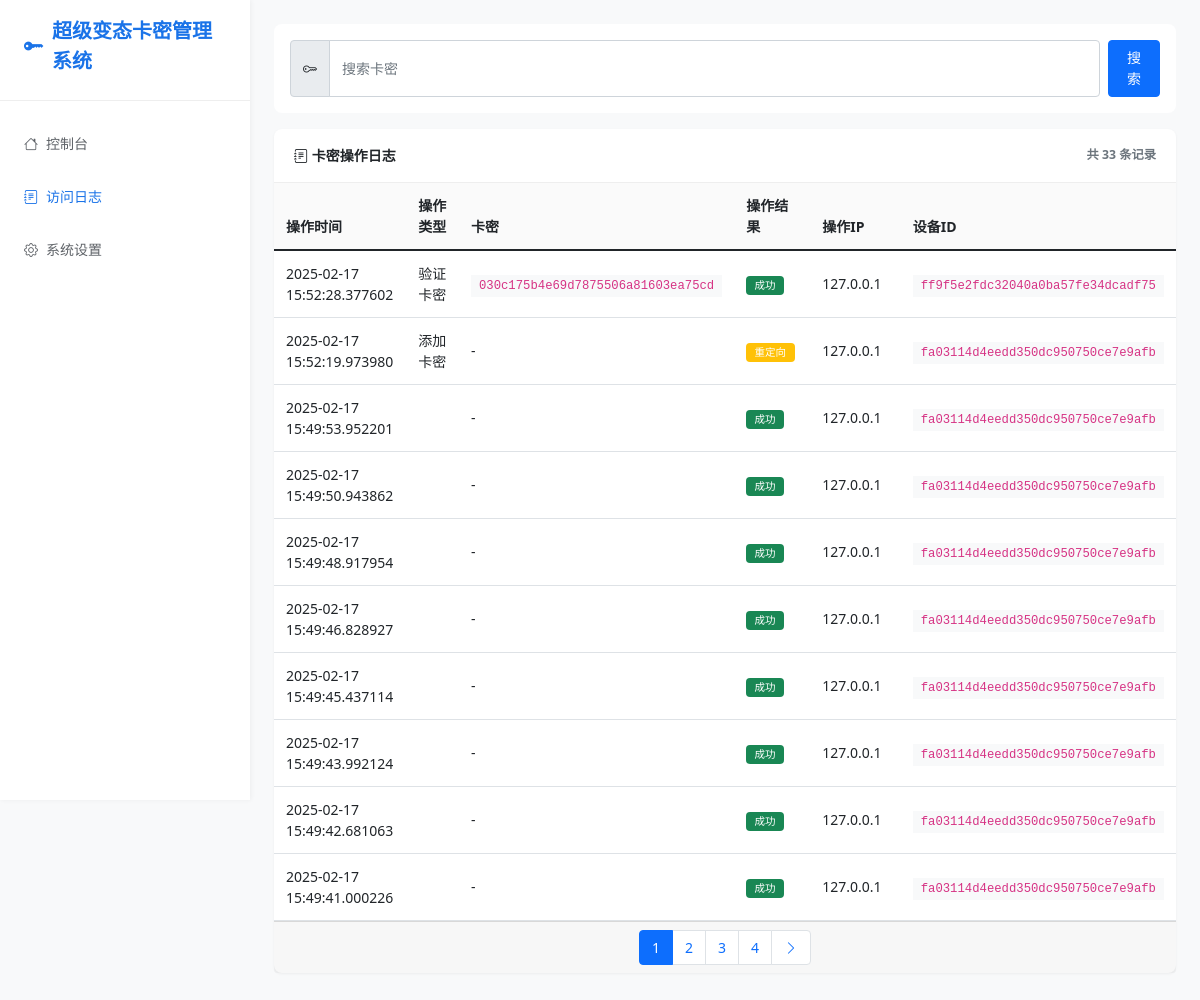
Page /logs on the committed database.
### app.py (models this page shows, shortened)
class AccessLog(db.Model):
    id = db.Column(db.Integer, primary_key=True)
    access_time = db.Column(db.DateTime, nullable=False, default=datetime.now)
    ip_address = db.Column(db.String(50), nullable=False)
    device_id = db.Column(db.String(32), nullable=False)
    path = db.Column(db.String(200), nullable=False)
    method = db.Column(db.String(10), nullable=False)
    status_code = db.Column(db.Integer, nullable=False)
    user_agent = db.Column(db.String(200))
    card_key = db.Column(db.String(32))  # 如果涉及卡密操作，记录相关卡密

### app.py (the view)
@app.route('/logs')
def view_logs():
    try:
        page = request.args.get('page', 1, type=int)
        per_page = settings.get('per_page', 10)
        card_key_filter = request.args.get('card_key', '').strip()
        query = AccessLog.query
        if card_key_filter:
            query = query.filter(AccessLog.card_key.like(f'%{card_key_filter}%'))
        query = query.order_by(AccessLog.access_time.desc())
        pagination = query.paginate(page=page, per_page=per_page, error_out=False)
        return render_template('logs.html',
                             logs=pagination.items,
                             pagination=pagination,
                             card_key_filter=card_key_filter,
                             settings=settings.settings)
    except Exception as e:
        error_logger.error(f"访问日志页面出错: {str(e)}", exc_info=True)
        return render_template('logs.html',
                             logs=[],
                             error="获取日志列表失败",
                             settings=settings.settings)

### app.py (called while the page is built, shortened)
@app.before_request
def log_request():
    try:
        card_operations = {
            '/api/verify_card': '验证卡密',
            '/add_card': '添加卡密',
            '/delete_card': '删除卡密',
            '/import_cards': '导入卡密',
            '/export_cards': '导出卡密'
        }
    except Exception as e:
        error_logger.error(f"记录访问日志出错: {str(e)}", exc_info=True)

@app.after_request
def update_log_status(response):
    try:
        if hasattr(g, 'log_id'):
            log = AccessLog.query.get(g.log_id)
            if log:
                log.status_code = response.status_code
                db.session.commit()
    except Exception as e:
        error_logger.error(f"更新日志状态出错: {str(e)}", exc_info=True)
    return response

    def get(self, key, default=None):
        return self.settings.get(key, default)

### templates/logs.html (shortened to what this page needs)
{% extends "base.html" %}
{% block content %}
<div class="toolbar">
    <div class="toolbar-item flex-grow-1">
        <form action="{{ url_for('view_logs') }}" method="GET" class="d-flex gap-2 w-100">
            <div class="input-group">
                <span class="input-group-text"><i class="bi bi-key"></i></span>
                <input type="text" class="form-control" name="card_key" placeholder="搜索卡密" value="{{ card_key_filter }}">
            </div>
            <button type="submit" class="btn btn-primary">搜索</button>
        </form>
    </div>
</div>
<div class="card">
    <div class="card-header d-flex justify-content-between align-items-center">
        <span><i class="bi bi-journal-text"></i> 卡密操作日志</span>
        <small class="text-muted">共 {{ pagination.total if pagination else 0 }} 条记录</small>
    </div>
    <div class="table-responsive">
        <table class="table table-hover">
            <thead>
                <tr>
                    <th style="width: 15%">操作时间</th>
                    <th style="width: 12%">操作类型</th>
                    <th style="width: 25%">卡密</th>
                    <th style="width: 10%">操作结果</th>
                    <th style="width: 13%">操作IP</th>
                    <th style="width: 25%">设备ID</th>
                </tr>
            </thead>
            <tbody>
                {% if logs %}
                    {% for log in logs %}
                    <tr>
                        <td>{{ log.access_time }}</td>
                        <td>
                            {% if log.path == '/api/verify_card' %}
                                验证卡密
                            {% elif log.path == '/add_card' %}
                                添加卡密
                            {% elif log.path == '/delete_card' %}
                                删除卡密
                            {% elif log.path == '/import_cards' %}
                                导入卡密
                            {% elif log.path == '/export_cards' %}
                                导出卡密
                            {% endif %}
                        </td>
                        <td>
                            {% if log.card_key %}
                            <code class="bg-light px-2 py-1">{{ log.card_key }}</code>
                            {% else %}
                            -
                            {% endif %}
                        </td>
                        <td>
                            <span class="badge {% if log.status_code < 300 %}bg-success{% elif log.status_code < 400 %}bg-warning{% else %}bg-danger{% endif %}">
                                {% if log.status_code < 300 %}成功
                                {% elif log.status_code < 400 %}重定向
                                {% else %}失败
                                {% endif %}
                            </span>
                        </td>
                        <td>{{ log.ip_address }}</td>
                        <td>
                            <code class="bg-light px-2 py-1">{{ log.device_id }}</code>
                        </td>
                    </tr>
                    {% endfor %}
                {% endif %}
            </tbody>
        </table>
    </div>
    {% if pagination and pagination.pages > 1 %}
    <div class="card-footer">
        <nav aria-label="Page navigation">
            <ul class="pagination justify-content-center m-0">
                {% for page in pagination.iter_pages() %}
                    {% if page %}
                        <li class="page-item {% if page == pagination.page %}active{% endif %}">
                            <a class="page-link" href="{{ url_for('view_logs', page=page, card_key=card_key_filter) }}">{{ page }}</a>
                        </li>
                    {% else %}
                        <li class="page-item disabled"><span class="page-link">...</span></li>
                    {% endif %}
                {% endfor %}
                {% if pagination.has_next %}
                    <li class="page-item">
                        <a class="page-link" href="{{ url_for('view_logs', page=pagination.next_num, card_key=card_key_filter) }}">
                            <i class="bi bi-chevron-right"></i>
                        </a>
                    </li>
                {% endif %}
            </ul>
        </nav>
    </div>
    {% endif %}
</div>
{% endblock %}

### templates/base.html (style rules this page uses)
:root { --primary-color: #1a73e8; --secondary-color: #5f6368; --success-color: #34a853; --warning-color: #fbbc05; --danger-color: #ea4335; --background-color: #f8f9fa; --sidebar-width: 250px; --header-height: 60px; --card-bg: #fff; }
body { background-color: var(--background-color); font-size: 0.875rem; }
.card { border: none; box-shadow: 0 1px 3px rgba(0,0,0,0.05); margin-bottom: 1rem; border-radius: 0.5rem; }
.card-header { background: none; padding: 1rem 1.25rem; border-bottom: 1px solid #eee; font-weight: 600; }
.form-control, .form-select, .btn { font-size: 0.875rem; padding: 0.4rem 0.75rem; }
.input-group-text { font-size: 0.875rem; padding: 0.4rem 0.75rem; }
.table { font-size: 0.875rem; margin-bottom: 0; }
.table th { font-weight: 600; background: #fafafa; padding: 0.75rem; }
.table td { padding: 0.75rem; vertical-align: middle; }
.badge { padding: 0.4em 0.8em; font-weight: 500; }
.toolbar { background: var(--card-bg); padding: 1rem; border-radius: 0.5rem; margin-bottom: 1rem; display: flex; gap: 1rem; align-items: center; }
.toolbar-item { display: flex; align-items: center; gap: 0.5rem; }

### rows in the picture
AccessLog: access_time "2025-02-17 15:52:28.377602", path "验证卡密", card_key "030c175b4e69d7875506a81603ea75cd", status_code "成功", ip_address "127.0.0.1", device_id "ff9f5e2fdc32040a0ba57fe34dcadf75"
AccessLog: access_time "2025-02-17 15:52:19.973980", path "添加卡密", status_code "重定向", ip_address "127.0.0.1", device_id "fa03114d4eedd350dc950750ce7e9afb"
AccessLog: access_time "2025-02-17 15:49:53.952201", status_code "成功", ip_address "127.0.0.1", device_id "fa03114d4eedd350dc950750ce7e9afb"
AccessLog: access_time "2025-02-17 15:49:50.943862", status_code "成功", ip_address "127.0.0.1", device_id "fa03114d4eedd350dc950750ce7e9afb"
AccessLog: access_time "2025-02-17 15:49:48.917954", status_code "成功", ip_address "127.0.0.1", device_id "fa03114d4eedd350dc950750ce7e9afb"
AccessLog: access_time "2025-02-17 15:49:46.828927", status_code "成功", ip_address "127.0.0.1", device_id "fa03114d4eedd350dc950750ce7e9afb"
AccessLog: access_time "2025-02-17 15:49:45.437114", status_code "成功", ip_address "127.0.0.1", device_id "fa03114d4eedd350dc950750ce7e9afb"
AccessLog: access_time "2025-02-17 15:49:43.992124", status_code "成功", ip_address "127.0.0.1", device_id "fa03114d4eedd350dc950750ce7e9afb"
AccessLog: access_time "2025-02-17 15:49:42.681063", status_code "成功", ip_address "127.0.0.1", device_id "fa03114d4eedd350dc950750ce7e9afb"
AccessLog: access_time "2025-02-17 15:49:41.000226", status_code "成功", ip_address "127.0.0.1", device_id "fa03114d4eedd350dc950750ce7e9afb"

### other values in the picture
{{ settings.site_name }} "超级变态卡密管理系统"
{{ pagination.total if pagination else 0 }} "33"
{{ page }} "1" "2" "3" "4"
